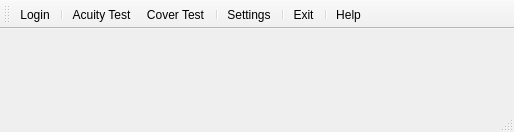
<?xml version="1.0" encoding="UTF-8"?>
<ui version="4.0">
 <class>ATSplusClass</class>
 <widget class="QMainWindow" name="ATSplusClass">
  <property name="geometry">
   <rect>
    <x>0</x>
    <y>0</y>
    <width>514</width>
    <height>132</height>
   </rect>
  </property>
  <property name="windowTitle">
   <string>ATSplus</string>
  </property>
  <widget class="QWidget" name="centralWidget"/>
  <widget class="QMenuBar" name="menuBar">
   <property name="geometry">
    <rect>
     <x>0</x>
     <y>0</y>
     <width>514</width>
     <height>21</height>
    </rect>
   </property>
   <property name="nativeMenuBar">
    <bool>false</bool>
   </property>
  </widget>
  <widget class="QToolBar" name="mainToolBar">
   <property name="iconSize">
    <size>
     <width>48</width>
     <height>48</height>
    </size>
   </property>
   <property name="toolButtonStyle">
    <enum>Qt::ToolButtonTextUnderIcon</enum>
   </property>
   <attribute name="toolBarArea">
    <enum>TopToolBarArea</enum>
   </attribute>
   <attribute name="toolBarBreak">
    <bool>false</bool>
   </attribute>
   <addaction name="actionLogin"/>
   <addaction name="separator"/>
   <addaction name="actionAcuity_Test"/>
   <addaction name="actionCover_Test"/>
   <addaction name="separator"/>
   <addaction name="actionSettings"/>
   <addaction name="separator"/>
   <addaction name="actionExit"/>
   <addaction name="separator"/>
   <addaction name="actionHelp"/>
  </widget>
  <widget class="QStatusBar" name="statusBar"/>
  <action name="actionLogin">
   <property name="icon">
    <iconset resource="atsplus.qrc">
     <normaloff>:/ATSplus/Resources/Login Icon.png</normaloff>:/ATSplus/Resources/Login Icon.png</iconset>
   </property>
   <property name="text">
    <string>Login</string>
   </property>
   <property name="toolTip">
    <string>Login</string>
   </property>
   <property name="shortcut">
    <string>Shift+L</string>
   </property>
  </action>
  <action name="actionAcuity_Test">
   <property name="icon">
    <iconset resource="atsplus.qrc">
     <normaloff>:/ATSplus/Resources/acurityTest1.png</normaloff>:/ATSplus/Resources/acurityTest1.png</iconset>
   </property>
   <property name="text">
    <string>Acuity Test</string>
   </property>
   <property name="toolTip">
    <string>Visual Acuity Test</string>
   </property>
  </action>
  <action name="actionCover_Test">
   <property name="icon">
    <iconset resource="atsplus.qrc">
     <normaloff>:/ATSplus/Resources/coverTest.png</normaloff>:/ATSplus/Resources/coverTest.png</iconset>
   </property>
   <property name="text">
    <string>Cover Test</string>
   </property>
   <property name="toolTip">
    <string>Cover Test</string>
   </property>
  </action>
  <action name="actionExit">
   <property name="icon">
    <iconset resource="atsplus.qrc">
     <normaloff>:/ATSplus/Resources/exit.png</normaloff>:/ATSplus/Resources/exit.png</iconset>
   </property>
   <property name="text">
    <string>Exit</string>
   </property>
   <property name="toolTip">
    <string>Exit</string>
   </property>
   <property name="shortcut">
    <string>Ctrl+X</string>
   </property>
  </action>
  <action name="actionHelp">
   <property name="icon">
    <iconset resource="atsplus.qrc">
     <normaloff>:/ATSplus/Resources/help.png</normaloff>:/ATSplus/Resources/help.png</iconset>
   </property>
   <property name="text">
    <string>Help</string>
   </property>
   <property name="toolTip">
    <string>Help</string>
   </property>
   <property name="shortcut">
    <string>Ctrl+H</string>
   </property>
  </action>
  <action name="actionSettings">
   <property name="icon">
    <iconset resource="atsplus.qrc">
     <normaloff>:/ATSplus/Resources/Setting-icon.png</normaloff>:/ATSplus/Resources/Setting-icon.png</iconset>
   </property>
   <property name="text">
    <string>Settings</string>
   </property>
   <property name="toolTip">
    <string>Settings</string>
   </property>
  </action>
 </widget>
 <layoutdefault spacing="6" margin="11"/>
 <resources>
  <include location="atsplus.qrc"/>
 </resources>
 <connections/>
</ui>
